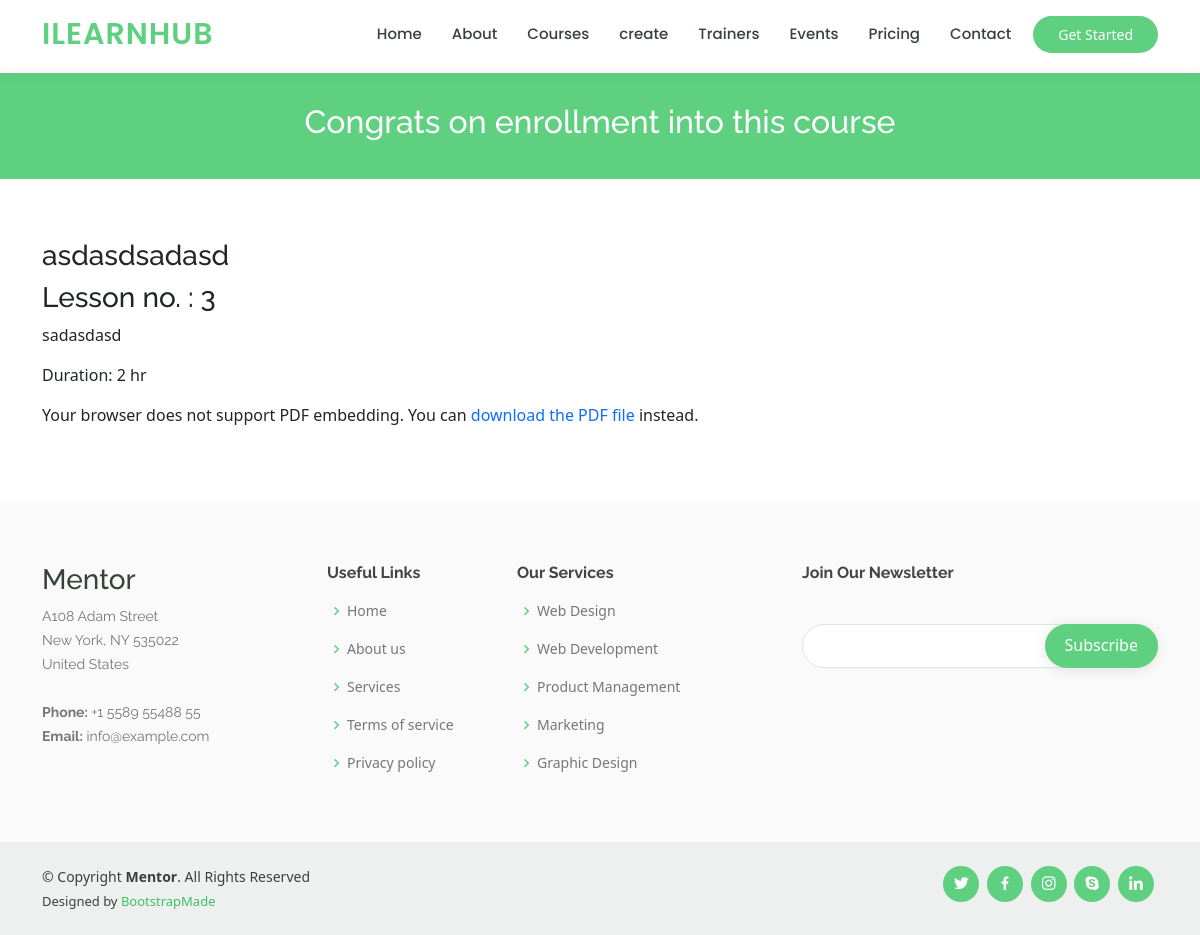
Screenshot of /enroll/2/ (signed in) with the database file from the repository.
### learning/models.py (models this page shows, shortened)
class Lesson(models.Model):
    LessonID = models.AutoField(primary_key=True)
    title = models.CharField(max_length=100)  # Lesson title
    content = models.TextField()  # Lesson content
    duration = models.IntegerField()  # Duration of the lesson
    order = models.IntegerField()  # Order of the lesson within the course
    resources = models.FileField(upload_to='lesson_resources/files', default="", null=True)  # File resources for additional lesson resources
    CourseID = models.ForeignKey(Course, to_field='CourseID', on_delete=models.CASCADE)  # Course associated with the lesson

### learning/views.py (the view)
# urls.py: path('enroll/<int:course_id>/', views.enroll, name='enroll'),
@login_required
def enroll(request, course_id):
    if request.method == 'POST':
        user = request.user
        if not user.is_authenticated:
            return JsonResponse({'enrollment_status': 'failure', 'message': 'User is not logged in.'})
        else:
            course = get_object_or_404(Course, CourseID=course_id)
            if course.price == 0:
                if course.Enrollment is None:
                    course.Enrollment = 1
                else:
                    course.Enrollment += 1
                course.save()
                return JsonResponse({'enrollment_status': 'success', 'message': 'Enrollment successful.'})
            else:
                return JsonResponse({'enrollment_status': 'failure', 'message': 'Course is not free.'})
    else:
        course = get_object_or_404(Course, CourseID=course_id)
        lessons = course.lesson_set.all()
        return render(request, 'learning/enroll.html', {'course': course, 'lessons': lessons})

### learning/templates/learning/enroll.html (shortened to what this page needs)
<!DOCTYPE html>
<html lang="en">
<head>
  <link href="https://cdn.jsdelivr.net/npm/bootstrap@5.2.1/dist/css/bootstrap.min.css" rel="stylesheet">
  {% load static %}
  <link rel="stylesheet" href="{% static '/final.css' %}">
  <link href="{% static 'vendor/animate.css/animate.min.css'%}" rel="stylesheet">
  <link href="{% static  'vendor/aos/aos.css' %}" rel="stylesheet">
  <link href="{% static 'vendor/bootstrap/css/bootstrap.min.css' %}" rel="stylesheet">
  <link href="{% static  'vendor/bootstrap-icons/bootstrap-icons.css' %}" rel="stylesheet">
  <link href="{% static 'vendor/boxicons/css/boxicons.min.css' %}" rel="stylesheet">
  <link href="{% static 'vendor/remixicon/remixicon.css' %}" rel="stylesheet">
  <link href="{% static 'vendor/swiper/swiper-bundle.min.css' %}" rel="stylesheet">
</head>
<body>
  <header id="header" class="fixed-top">
    <div class="container d-flex align-items-center">
      <h1 class="logo me-auto"><a href="/">ILearnHub</a></h1>
      <nav id="navbar" class="navbar order-last order-lg-0">
        <ul>
          <li><a  href="/">Home</a></li>
          <li><a href="/about">About</a></li>
          <li><a  href="/courses">Courses</a></li>
          <li><a  href="/create">create</a></li>
          <li><a href="/trainers">Trainers</a></li>
          <li><a href="/events">Events</a></li>
          <li><a href="/pricing">Pricing</a></li>
          <li><a href="/contact">Contact</a></li>
        </ul>
      </nav>
      <a href="/courses" class="get-started-btn">Get Started</a>
</div>
  </header>
  <main id="main">
    <div class="breadcrumbs" data-aos="fade-in">
      <div class="container">
        <h2>Congrats on enrollment into this course </h2>
      </div>
    </div>
    <section class="lesson">
      <div class="container">
        <div class="row">
          <div class="col-lg-12">
            <ul class="list-unstyled">
              {% for lesson in lessons %}
                <li class="lesson-item" data-pdf-url="{{ lesson.resources.url }}">
                  <h3>{{ lesson.title }}</h3>
                  <h3>Lesson no. : {{ lesson.order }}</h3>
                  <p>{{ lesson.content }}</p>
                  <p>Duration: {{ lesson.duration }} hr</p>
                  {% if lesson.resources %}
                  <div class="pdf-dialog" >
                    <object class="pdf-viewer" data="{{ lesson.resources.url }}" type="application/pdf">
                      <p>Your browser does not support PDF embedding. You can <a href="{{ lesson.resources.url }}">download the PDF file</a> instead.</p>
                    </object>
                  </div>
                  {% endif %}
                </li>
              {% endfor %}
            </ul>
          </div>
        </div>
      </div>
    </section>
  </main>
  <footer id="footer">
    <div class="footer-top">
      <div class="container">
        <div class="row">
          <div class="col-lg-3 col-md-6 footer-contact">
            <h3>Mentor</h3>
            <p>
              A108 Adam Street <br>
              New York, NY 535022<br>
              United States <br><br>
              <strong>Phone:</strong> +1 5589 55488 55<br>
              <strong>Email:</strong> info@example.com<br>
            </p>
          </div>
          <div class="col-lg-2 col-md-6 footer-links">
            <h4>Useful Links</h4>
            <ul>
              <li><i class="bx bx-chevron-right"></i> <a href="#">Home</a></li>
              <li><i class="bx bx-chevron-right"></i> <a href="#">About us</a></li>
              <li><i class="bx bx-chevron-right"></i> <a href="#">Services</a></li>
              <li><i class="bx bx-chevron-right"></i> <a href="#">Terms of service</a></li>
              <li><i class="bx bx-chevron-right"></i> <a href="#">Privacy policy</a></li>
            </ul>
          </div>
          <div class="col-lg-3 col-md-6 footer-links">
            <h4>Our Services</h4>
            <ul>
              <li><i class="bx bx-chevron-right"></i> <a href="#">Web Design</a></li>
              <li><i class="bx bx-chevron-right"></i> <a href="#">Web Development</a></li>
              <li><i class="bx bx-chevron-right"></i> <a href="#">Product Management</a></li>
              <li><i class="bx bx-chevron-right"></i> <a href="#">Marketing</a></li>
              <li><i class="bx bx-chevron-right"></i> <a href="#">Graphic Design</a></li>
            </ul>
          </div>
          <div class="col-lg-4 col-md-6 footer-newsletter">
            <h4>Join Our Newsletter</h4>
            <form action="/" method="post">
              <input type="email" name="email"><input type="submit" value="Subscribe">
            </form>
          </div>
        </div>
      </div>
    </div>
    <div class="container d-md-flex py-4">
      <div class="me-md-auto text-center text-md-start">
        <div class="copyright">
          &copy; Copyright <strong><span>Mentor</span></strong>. All Rights Reserved
        </div>
        <div class="credits">
          Designed by <a href="https://bootstrapmade.com/">BootstrapMade</a>
        </div>
      </div>
      <div class="social-links text-center text-md-right pt-3 pt-md-0">
        <a href="#" class="twitter"><i class="bx bxl-twitter"></i></a>
        <a href="#" class="facebook"><i class="bx bxl-facebook"></i></a>
        <a href="#" class="instagram"><i class="bx bxl-instagram"></i></a>
        <a href="#" class="google-plus"><i class="bx bxl-skype"></i></a>
        <a href="#" class="linkedin"><i class="bx bxl-linkedin"></i></a>
      </div>
    </div>
  </footer>
</body>
</html>

### learning/static/final.css (style rules this page uses)
body { font-family: "Open Sans", sans-serif; color: #444444; }
a { color: #5fcf80; text-decoration: none !important; }
h1, h2, h3, h4, h5, h6 { font-family: "Raleway", sans-serif; }
#header { background: #fff; transition: all 0.5s; z-index: 997; padding: 5px 0; box-shadow: 0px 0 18px rgba(55, 66, 59, 0.08); }
#header .logo { font-size: 30px; margin: 0; padding: 0; line-height: 1; font-weight: 600; letter-spacing: 1px; text-transform: uppercase; font-family: "Poppins", sans-serif; }
#header .logo a { color: #5fcf80; }
.get-started-btn { margin-left: 22px; background: #5fcf80; color: #fff; border-radius: 50px; padding: 8px 25px; white-space: nowrap; transition: 0.3s; font-size: 14px; display: inline-block; }
.navbar { padding: 0; }
.navbar ul { margin: 0; padding: 0; display: flex; list-style: none; align-items: center; }
.navbar li { position: relative; }
.navbar a, .navbar a:focus { display: flex; align-items: center; justify-content: space-between; padding: 10px 0 10px 30px; font-family: "Poppins", sans-serif; font-size: 15px; font-weight: 500; color: #37423b; white-space: nowrap; transition: 0.3s; }
section { padding: 60px 0; overflow: hidden; }
.breadcrumbs { margin-top: 73px; text-align: center; background: #5fcf80; padding: 30px 0; color: #fff; }
.breadcrumbs h2 { font-size: 32px; font-weight: 500; }
#footer { color: #37423b; font-size: 14px; background: #eef0ef; }
#footer .footer-top { padding: 60px 0 30px 0; background: #f9faf9; }
#footer .footer-top .footer-contact { margin-bottom: 30px; }
#footer .footer-top .footer-contact p { font-size: 14px; line-height: 24px; margin-bottom: 0; font-family: "Raleway", sans-serif; color: #777777; }
#footer .footer-top h4 { font-size: 16px; font-weight: bold; color: #444444; position: relative; padding-bottom: 12px; }
#footer .footer-top .footer-links { margin-bottom: 30px; }
#footer .footer-top .footer-links ul { list-style: none; padding: 0; margin: 0; }
#footer .footer-top .footer-links ul i { padding-right: 2px; color: #5fcf80; font-size: 18px; line-height: 1; }
#footer .footer-top .footer-links ul li { padding: 10px 0; display: flex; align-items: center; }
#footer .footer-top .footer-links ul li:first-child { padding-top: 0; }
#footer .footer-top .footer-links ul a { color: #777777; transition: 0.3s; display: inline-block; line-height: 1; }
#footer .footer-newsletter { font-size: 15px; }
#footer .footer-newsletter h4 { font-size: 16px; font-weight: bold; color: #444444; position: relative; padding-bottom: 12px; }
#footer .footer-newsletter form { margin-top: 30px; background: #fff; padding: 6px 10px; position: relative; border-radius: 50px; text-align: left; border: 1px solid #e0e5e2; }
#footer .footer-newsletter form input[type=email] { border: 0; padding: 4px 8px; width: calc(100% - 100px); }
#footer .footer-newsletter form input[type=submit] { position: absolute; top: -1px; right: -1px; bottom: -1px; border: 0; background: none; font-size: 16px; padding: 0 20px 2px 20px; background: #5fcf80; color: #fff; transition: 0.3s; border-radius: 50px; box-shadow: 0px 2px 15px rgba(0, 0, 0, 0.1); }
#footer .credits { padding-top: 5px; font-size: 13px; }
#footer .credits a { color: #3ac162; transition: 0.3s; }
#footer .social-links a { font-size: 18px; display: inline-block; background: #5fcf80; color: #fff; line-height: 1; padding: 8px 0; margin-right: 4px; border-radius: 50%; text-align: center; width: 36px; height: 36px; transition: 0.3s; }

### rows the page displays
Lesson: title "asdasdsadasd", order "3", content "sadasdasd", duration "2"
